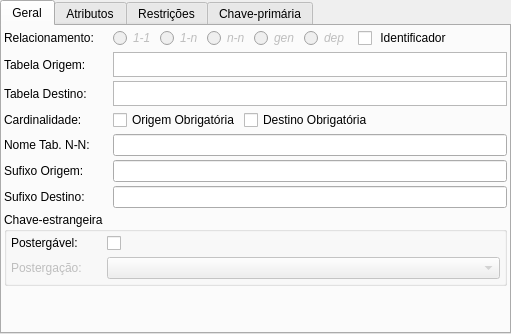
<?xml version="1.0" encoding="UTF-8"?>
<ui version="4.0">
 <class>RelacionamentoWidget</class>
 <widget class="QWidget" name="RelacionamentoWidget">
  <property name="geometry">
   <rect>
    <x>0</x>
    <y>0</y>
    <width>511</width>
    <height>334</height>
   </rect>
  </property>
  <property name="sizePolicy">
   <sizepolicy hsizetype="Preferred" vsizetype="Expanding">
    <horstretch>0</horstretch>
    <verstretch>0</verstretch>
   </sizepolicy>
  </property>
  <property name="minimumSize">
   <size>
    <width>480</width>
    <height>270</height>
   </size>
  </property>
  <property name="windowTitle">
   <string>Form</string>
  </property>
  <layout class="QGridLayout" name="relacionamento_grid">
   <property name="margin">
    <number>0</number>
   </property>
   <property name="spacing">
    <number>0</number>
   </property>
   <item row="0" column="0">
    <widget class="QTabWidget" name="atributosrel_tbw">
     <property name="sizePolicy">
      <sizepolicy hsizetype="Preferred" vsizetype="Expanding">
       <horstretch>0</horstretch>
       <verstretch>0</verstretch>
      </sizepolicy>
     </property>
     <property name="currentIndex">
      <number>0</number>
     </property>
     <widget class="QWidget" name="tab">
      <attribute name="title">
       <string>Geral</string>
      </attribute>
      <layout class="QGridLayout" name="gridLayout_3">
       <property name="margin">
        <number>2</number>
       </property>
       <property name="spacing">
        <number>4</number>
       </property>
       <item row="0" column="0">
        <widget class="QLabel" name="tipo_rel_lbl">
         <property name="sizePolicy">
          <sizepolicy hsizetype="Preferred" vsizetype="Preferred">
           <horstretch>0</horstretch>
           <verstretch>0</verstretch>
          </sizepolicy>
         </property>
         <property name="minimumSize">
          <size>
           <width>105</width>
           <height>0</height>
          </size>
         </property>
         <property name="maximumSize">
          <size>
           <width>105</width>
           <height>16777215</height>
          </size>
         </property>
         <property name="text">
          <string>Relacionamento:</string>
         </property>
        </widget>
       </item>
       <item row="0" column="1">
        <layout class="QHBoxLayout" name="horizontalLayout">
         <item>
          <widget class="QRadioButton" name="rel_11_rb">
           <property name="enabled">
            <bool>false</bool>
           </property>
           <property name="sizePolicy">
            <sizepolicy hsizetype="Fixed" vsizetype="Fixed">
             <horstretch>0</horstretch>
             <verstretch>0</verstretch>
            </sizepolicy>
           </property>
           <property name="minimumSize">
            <size>
             <width>0</width>
             <height>0</height>
            </size>
           </property>
           <property name="maximumSize">
            <size>
             <width>16777215</width>
             <height>16777215</height>
            </size>
           </property>
           <property name="font">
            <font>
             <italic>true</italic>
            </font>
           </property>
           <property name="toolTip">
            <string>Relacionamento de um para um</string>
           </property>
           <property name="text">
            <string>1-1</string>
           </property>
          </widget>
         </item>
         <item>
          <widget class="QRadioButton" name="rel_1n_rb">
           <property name="enabled">
            <bool>false</bool>
           </property>
           <property name="sizePolicy">
            <sizepolicy hsizetype="Fixed" vsizetype="Fixed">
             <horstretch>0</horstretch>
             <verstretch>0</verstretch>
            </sizepolicy>
           </property>
           <property name="minimumSize">
            <size>
             <width>0</width>
             <height>0</height>
            </size>
           </property>
           <property name="maximumSize">
            <size>
             <width>16777215</width>
             <height>16777215</height>
            </size>
           </property>
           <property name="font">
            <font>
             <italic>true</italic>
            </font>
           </property>
           <property name="toolTip">
            <string>Relacionamento de um para muitos</string>
           </property>
           <property name="text">
            <string>1-n</string>
           </property>
          </widget>
         </item>
         <item>
          <widget class="QRadioButton" name="rel_nn_rb">
           <property name="enabled">
            <bool>false</bool>
           </property>
           <property name="sizePolicy">
            <sizepolicy hsizetype="Fixed" vsizetype="Fixed">
             <horstretch>0</horstretch>
             <verstretch>0</verstretch>
            </sizepolicy>
           </property>
           <property name="minimumSize">
            <size>
             <width>0</width>
             <height>0</height>
            </size>
           </property>
           <property name="maximumSize">
            <size>
             <width>16777215</width>
             <height>16777215</height>
            </size>
           </property>
           <property name="font">
            <font>
             <italic>true</italic>
            </font>
           </property>
           <property name="toolTip">
            <string>Relacionamento de muitos para muitos</string>
           </property>
           <property name="text">
            <string>n-n</string>
           </property>
          </widget>
         </item>
         <item>
          <widget class="QRadioButton" name="rel_gen_rb">
           <property name="enabled">
            <bool>false</bool>
           </property>
           <property name="sizePolicy">
            <sizepolicy hsizetype="Fixed" vsizetype="Fixed">
             <horstretch>0</horstretch>
             <verstretch>0</verstretch>
            </sizepolicy>
           </property>
           <property name="minimumSize">
            <size>
             <width>0</width>
             <height>0</height>
            </size>
           </property>
           <property name="maximumSize">
            <size>
             <width>16777215</width>
             <height>16777215</height>
            </size>
           </property>
           <property name="font">
            <font>
             <italic>true</italic>
            </font>
           </property>
           <property name="toolTip">
            <string>Relacionamento de generalização (herança)</string>
           </property>
           <property name="text">
            <string>gen</string>
           </property>
          </widget>
         </item>
         <item>
          <widget class="QRadioButton" name="rel_dep_rb">
           <property name="enabled">
            <bool>false</bool>
           </property>
           <property name="sizePolicy">
            <sizepolicy hsizetype="Expanding" vsizetype="Fixed">
             <horstretch>0</horstretch>
             <verstretch>0</verstretch>
            </sizepolicy>
           </property>
           <property name="minimumSize">
            <size>
             <width>50</width>
             <height>0</height>
            </size>
           </property>
           <property name="maximumSize">
            <size>
             <width>16777215</width>
             <height>16777215</height>
            </size>
           </property>
           <property name="font">
            <font>
             <italic>true</italic>
            </font>
           </property>
           <property name="toolTip">
            <string>Relacionamento de dependência entre tabelas ou entre uma tabela e visão</string>
           </property>
           <property name="text">
            <string>dep</string>
           </property>
          </widget>
         </item>
        </layout>
       </item>
       <item row="0" column="2">
        <widget class="QCheckBox" name="identificador_chk">
         <property name="sizePolicy">
          <sizepolicy hsizetype="Expanding" vsizetype="Fixed">
           <horstretch>0</horstretch>
           <verstretch>0</verstretch>
          </sizepolicy>
         </property>
         <property name="text">
          <string> Identificador</string>
         </property>
        </widget>
       </item>
       <item row="1" column="0">
        <widget class="QLabel" name="tabela_orig_lbl">
         <property name="sizePolicy">
          <sizepolicy hsizetype="Preferred" vsizetype="Preferred">
           <horstretch>0</horstretch>
           <verstretch>0</verstretch>
          </sizepolicy>
         </property>
         <property name="minimumSize">
          <size>
           <width>0</width>
           <height>0</height>
          </size>
         </property>
         <property name="maximumSize">
          <size>
           <width>16777215</width>
           <height>16777215</height>
          </size>
         </property>
         <property name="text">
          <string>Tabela Origem:</string>
         </property>
        </widget>
       </item>
       <item row="1" column="1" colspan="2">
        <widget class="QTextEdit" name="tabela_orig_txt">
         <property name="minimumSize">
          <size>
           <width>0</width>
           <height>25</height>
          </size>
         </property>
         <property name="maximumSize">
          <size>
           <width>16777215</width>
           <height>25</height>
          </size>
         </property>
         <property name="font">
          <font>
           <italic>true</italic>
          </font>
         </property>
         <property name="verticalScrollBarPolicy">
          <enum>Qt::ScrollBarAlwaysOff</enum>
         </property>
         <property name="horizontalScrollBarPolicy">
          <enum>Qt::ScrollBarAlwaysOff</enum>
         </property>
         <property name="undoRedoEnabled">
          <bool>false</bool>
         </property>
         <property name="lineWrapMode">
          <enum>QTextEdit::NoWrap</enum>
         </property>
         <property name="readOnly">
          <bool>true</bool>
         </property>
         <property name="textInteractionFlags">
          <set>Qt::NoTextInteraction</set>
         </property>
        </widget>
       </item>
       <item row="2" column="0">
        <widget class="QLabel" name="tabela_dest_lbl">
         <property name="sizePolicy">
          <sizepolicy hsizetype="Preferred" vsizetype="Preferred">
           <horstretch>0</horstretch>
           <verstretch>0</verstretch>
          </sizepolicy>
         </property>
         <property name="minimumSize">
          <size>
           <width>0</width>
           <height>0</height>
          </size>
         </property>
         <property name="maximumSize">
          <size>
           <width>16777215</width>
           <height>16777215</height>
          </size>
         </property>
         <property name="text">
          <string>Tabela Destino:</string>
         </property>
        </widget>
       </item>
       <item row="2" column="1" colspan="2">
        <widget class="QTextEdit" name="tabela_dest_txt">
         <property name="minimumSize">
          <size>
           <width>0</width>
           <height>25</height>
          </size>
         </property>
         <property name="maximumSize">
          <size>
           <width>16777215</width>
           <height>25</height>
          </size>
         </property>
         <property name="font">
          <font>
           <italic>true</italic>
          </font>
         </property>
         <property name="verticalScrollBarPolicy">
          <enum>Qt::ScrollBarAlwaysOff</enum>
         </property>
         <property name="horizontalScrollBarPolicy">
          <enum>Qt::ScrollBarAlwaysOff</enum>
         </property>
         <property name="undoRedoEnabled">
          <bool>false</bool>
         </property>
         <property name="lineWrapMode">
          <enum>QTextEdit::NoWrap</enum>
         </property>
         <property name="readOnly">
          <bool>true</bool>
         </property>
         <property name="textInteractionFlags">
          <set>Qt::NoTextInteraction</set>
         </property>
        </widget>
       </item>
       <item row="3" column="0">
        <widget class="QLabel" name="card_lbl">
         <property name="sizePolicy">
          <sizepolicy hsizetype="Preferred" vsizetype="Preferred">
           <horstretch>0</horstretch>
           <verstretch>0</verstretch>
          </sizepolicy>
         </property>
         <property name="minimumSize">
          <size>
           <width>0</width>
           <height>0</height>
          </size>
         </property>
         <property name="maximumSize">
          <size>
           <width>16777215</width>
           <height>16777215</height>
          </size>
         </property>
         <property name="text">
          <string>Cardinalidade:</string>
         </property>
        </widget>
       </item>
       <item row="3" column="1" colspan="2">
        <layout class="QHBoxLayout" name="horizontalLayout_2">
         <item>
          <widget class="QCheckBox" name="tab_orig_obrig_chk">
           <property name="sizePolicy">
            <sizepolicy hsizetype="Fixed" vsizetype="Fixed">
             <horstretch>0</horstretch>
             <verstretch>0</verstretch>
            </sizepolicy>
           </property>
           <property name="text">
            <string>Origem Obrigatória</string>
           </property>
          </widget>
         </item>
         <item>
          <widget class="QCheckBox" name="tab_dest_obrig_chk">
           <property name="sizePolicy">
            <sizepolicy hsizetype="Expanding" vsizetype="Fixed">
             <horstretch>0</horstretch>
             <verstretch>0</verstretch>
            </sizepolicy>
           </property>
           <property name="text">
            <string>Destino Obrigatória</string>
           </property>
          </widget>
         </item>
        </layout>
       </item>
       <item row="4" column="0">
        <widget class="QLabel" name="nome_tab_relnn_lbl">
         <property name="sizePolicy">
          <sizepolicy hsizetype="Preferred" vsizetype="Preferred">
           <horstretch>0</horstretch>
           <verstretch>0</verstretch>
          </sizepolicy>
         </property>
         <property name="minimumSize">
          <size>
           <width>0</width>
           <height>0</height>
          </size>
         </property>
         <property name="maximumSize">
          <size>
           <width>16777215</width>
           <height>16777215</height>
          </size>
         </property>
         <property name="toolTip">
          <string>Nome da tabela gerada pelo relacionamento muitos para muitos</string>
         </property>
         <property name="text">
          <string>Nome Tab. N-N:</string>
         </property>
        </widget>
       </item>
       <item row="4" column="1" colspan="2">
        <widget class="QLineEdit" name="nome_tab_relnn_edt"/>
       </item>
       <item row="5" column="0">
        <widget class="QLabel" name="sufixo_orig_lbl">
         <property name="sizePolicy">
          <sizepolicy hsizetype="Preferred" vsizetype="Preferred">
           <horstretch>0</horstretch>
           <verstretch>0</verstretch>
          </sizepolicy>
         </property>
         <property name="minimumSize">
          <size>
           <width>0</width>
           <height>0</height>
          </size>
         </property>
         <property name="maximumSize">
          <size>
           <width>16777215</width>
           <height>16777215</height>
          </size>
         </property>
         <property name="text">
          <string>Sufixo Origem:</string>
         </property>
        </widget>
       </item>
       <item row="5" column="1" colspan="2">
        <widget class="QLineEdit" name="sufixo_orig_edt">
         <property name="maximumSize">
          <size>
           <width>16777215</width>
           <height>16777215</height>
          </size>
         </property>
        </widget>
       </item>
       <item row="6" column="0">
        <widget class="QLabel" name="sufixo_dest_lbl">
         <property name="sizePolicy">
          <sizepolicy hsizetype="Preferred" vsizetype="Preferred">
           <horstretch>0</horstretch>
           <verstretch>0</verstretch>
          </sizepolicy>
         </property>
         <property name="minimumSize">
          <size>
           <width>0</width>
           <height>0</height>
          </size>
         </property>
         <property name="maximumSize">
          <size>
           <width>16777215</width>
           <height>16777215</height>
          </size>
         </property>
         <property name="text">
          <string>Sufixo Destino:</string>
         </property>
        </widget>
       </item>
       <item row="6" column="1" colspan="2">
        <widget class="QLineEdit" name="sufixo_dest_edt">
         <property name="maximumSize">
          <size>
           <width>16777215</width>
           <height>16777215</height>
          </size>
         </property>
        </widget>
       </item>
       <item row="7" column="0" colspan="3">
        <widget class="QGroupBox" name="chave_estrang_gb">
         <property name="sizePolicy">
          <sizepolicy hsizetype="Expanding" vsizetype="Fixed">
           <horstretch>0</horstretch>
           <verstretch>0</verstretch>
          </sizepolicy>
         </property>
         <property name="title">
          <string>Chave-estrangeira</string>
         </property>
         <layout class="QGridLayout" name="gridLayout_2">
          <property name="margin">
           <number>4</number>
          </property>
          <item row="0" column="0">
           <widget class="QLabel" name="postergavel_lbl">
            <property name="sizePolicy">
             <sizepolicy hsizetype="Preferred" vsizetype="Fixed">
              <horstretch>0</horstretch>
              <verstretch>0</verstretch>
             </sizepolicy>
            </property>
            <property name="minimumSize">
             <size>
              <width>90</width>
              <height>0</height>
             </size>
            </property>
            <property name="maximumSize">
             <size>
              <width>90</width>
              <height>16777215</height>
             </size>
            </property>
            <property name="text">
             <string>Postergável:</string>
            </property>
           </widget>
          </item>
          <item row="0" column="1">
           <widget class="QCheckBox" name="postergavel_chk">
            <property name="sizePolicy">
             <sizepolicy hsizetype="Expanding" vsizetype="Fixed">
              <horstretch>0</horstretch>
              <verstretch>0</verstretch>
             </sizepolicy>
            </property>
            <property name="minimumSize">
             <size>
              <width>0</width>
              <height>0</height>
             </size>
            </property>
            <property name="maximumSize">
             <size>
              <width>16777215</width>
              <height>16777215</height>
             </size>
            </property>
            <property name="text">
             <string/>
            </property>
           </widget>
          </item>
          <item row="1" column="0">
           <widget class="QLabel" name="tipo_postergacao_lbl">
            <property name="enabled">
             <bool>false</bool>
            </property>
            <property name="sizePolicy">
             <sizepolicy hsizetype="Fixed" vsizetype="Fixed">
              <horstretch>0</horstretch>
              <verstretch>0</verstretch>
             </sizepolicy>
            </property>
            <property name="minimumSize">
             <size>
              <width>0</width>
              <height>0</height>
             </size>
            </property>
            <property name="maximumSize">
             <size>
              <width>16777215</width>
              <height>16777215</height>
             </size>
            </property>
            <property name="text">
             <string>Postergação:</string>
            </property>
           </widget>
          </item>
          <item row="1" column="1">
           <widget class="QComboBox" name="tipo_postergacao_cmb">
            <property name="enabled">
             <bool>false</bool>
            </property>
            <property name="sizePolicy">
             <sizepolicy hsizetype="Expanding" vsizetype="Fixed">
              <horstretch>0</horstretch>
              <verstretch>0</verstretch>
             </sizepolicy>
            </property>
            <property name="minimumSize">
             <size>
              <width>0</width>
              <height>0</height>
             </size>
            </property>
            <property name="maximumSize">
             <size>
              <width>16777215</width>
              <height>16777215</height>
             </size>
            </property>
            <property name="sizeAdjustPolicy">
             <enum>QComboBox::AdjustToContents</enum>
            </property>
           </widget>
          </item>
         </layout>
        </widget>
       </item>
       <item row="8" column="1">
        <spacer name="verticalSpacer">
         <property name="orientation">
          <enum>Qt::Vertical</enum>
         </property>
         <property name="sizeHint" stdset="0">
          <size>
           <width>20</width>
           <height>40</height>
          </size>
         </property>
        </spacer>
       </item>
      </layout>
     </widget>
     <widget class="QWidget" name="tab_3">
      <attribute name="title">
       <string>Atributos</string>
      </attribute>
     </widget>
     <widget class="QWidget" name="tab_2">
      <attribute name="title">
       <string>Restrições</string>
      </attribute>
     </widget>
     <widget class="QWidget" name="tab_4">
      <attribute name="title">
       <string>Chave-primária</string>
      </attribute>
      <layout class="QGridLayout" name="gridLayout">
       <property name="margin">
        <number>2</number>
       </property>
       <property name="spacing">
        <number>4</number>
       </property>
       <item row="0" column="0">
        <widget class="QListWidget" name="coluna_rel_lst">
         <property name="sizePolicy">
          <sizepolicy hsizetype="Preferred" vsizetype="Preferred">
           <horstretch>0</horstretch>
           <verstretch>0</verstretch>
          </sizepolicy>
         </property>
         <property name="editTriggers">
          <set>QAbstractItemView::SelectedClicked</set>
         </property>
         <property name="selectionMode">
          <enum>QAbstractItemView::NoSelection</enum>
         </property>
        </widget>
       </item>
      </layout>
     </widget>
    </widget>
   </item>
  </layout>
 </widget>
 <resources/>
 <connections/>
</ui>
